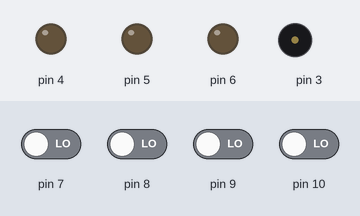
The sketch below on a simulated Arduino Uno, built with avr-gcc and run on an emulated ATmega328P. On the bench: output pins drawn as LEDs (lit = HIGH), buzzer (waves = sounding). Inputs (shaded band) come from the test bench; at power-on: pin 7–10 LOW.

Above: at 1.2 s.
1.3 s: pin 7 driven HIGH
At 2.1 s:
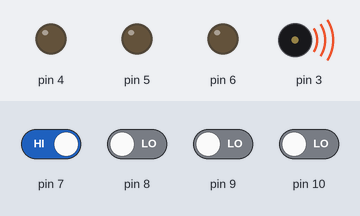
2.8 s: pin 7 driven LOW
At 3.3 s:
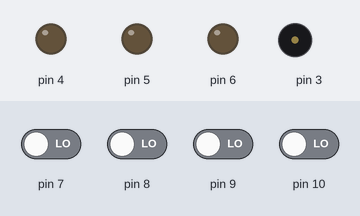
4.3 s: pin 8 driven HIGH
At 5.6 s:
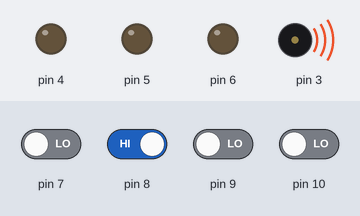
Timing chart, 0 to 7.3 s (numbered marks = the images above; inputs shaded):
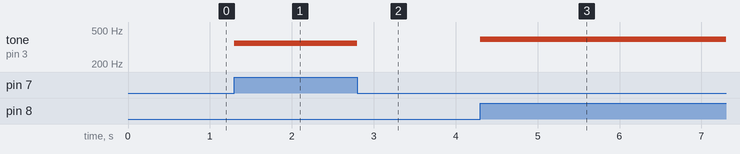

The sketch:

Piano_Using_Arduino.ino
```cpp
void setup()
{
  pinMode(3, OUTPUT);
  pinMode(4, OUTPUT);
  pinMode(5, OUTPUT);
  pinMode(6, OUTPUT);

}
void loop()
{
  noTone (3);
  if (digitalRead(4)==HIGH) {
    tone (3,261);
    delay(100);
  }
  if (digitalRead(5)==HIGH) {
    tone (3,293);
    delay(100);
  }
  if (digitalRead(6)==HIGH) {
    tone (3,329);
    delay(100);
  }
  if (digitalRead(7)==HIGH) {
    tone (3,349);
    delay(100);
  }
  if (digitalRead(8)==HIGH) {
    tone (3,391);
    delay(100);
  }
  if (digitalRead(9)==HIGH) {
    tone (3,440);
    delay(100);
  }
  if (digitalRead(10)==HIGH) {
    tone (3,493);
    delay(100);
  }
}
```

Measured:
- after the input at 1.3 s, tone on pin 3: silent → 349 Hz at once
- after the input at 2.8 s, tone on pin 3: 349 Hz → silent at once
- after the input at 4.3 s, tone on pin 3: silent → 391 Hz at once
